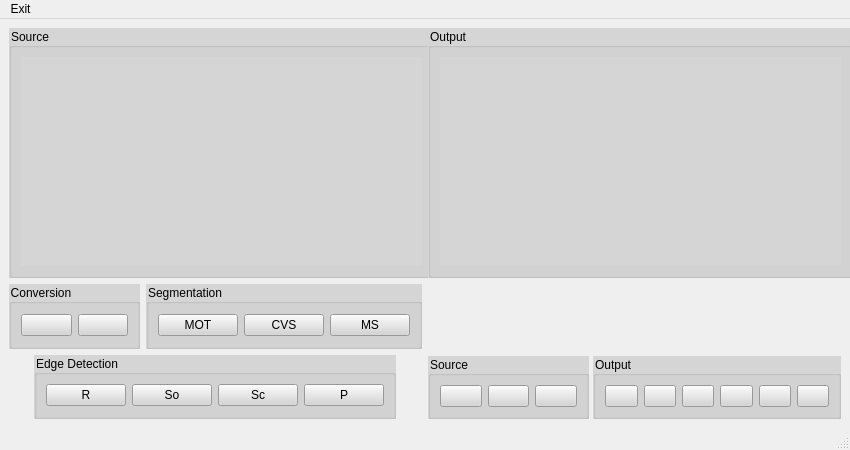
<?xml version="1.0" encoding="UTF-8"?>
<ui version="4.0">
 <class>MainWindow</class>
 <widget class="QMainWindow" name="MainWindow">
  <property name="geometry">
   <rect>
    <x>0</x>
    <y>0</y>
    <width>850</width>
    <height>450</height>
   </rect>
  </property>
  <property name="minimumSize">
   <size>
    <width>850</width>
    <height>450</height>
   </size>
  </property>
  <property name="maximumSize">
   <size>
    <width>868</width>
    <height>500</height>
   </size>
  </property>
  <property name="windowTitle">
   <string>MainWindow</string>
  </property>
  <widget class="QWidget" name="Central_Widget">
   <layout class="QGridLayout" name="gridLayout">
    <item row="0" column="0" rowspan="2">
     <layout class="QVBoxLayout" name="verticalLayout_3">
      <property name="sizeConstraint">
       <enum>QLayout::SetDefaultConstraint</enum>
      </property>
      <item>
       <widget class="QGroupBox" name="SourceImage_GroupBox">
        <property name="sizePolicy">
         <sizepolicy hsizetype="Preferred" vsizetype="Preferred">
          <horstretch>0</horstretch>
          <verstretch>0</verstretch>
         </sizepolicy>
        </property>
        <property name="minimumSize">
         <size>
          <width>425</width>
          <height>250</height>
         </size>
        </property>
        <property name="maximumSize">
         <size>
          <width>425</width>
          <height>250</height>
         </size>
        </property>
        <property name="styleSheet">
         <string notr="true">background-color: rgb(213, 213, 213);</string>
        </property>
        <property name="title">
         <string>Source</string>
        </property>
        <layout class="QGridLayout" name="gridLayout_8">
         <item row="0" column="0">
          <widget class="QLabel" name="SourceImage">
           <property name="text">
            <string/>
           </property>
          </widget>
         </item>
        </layout>
       </widget>
      </item>
      <item>
       <layout class="QHBoxLayout" name="horizontalLayout_4">
        <property name="sizeConstraint">
         <enum>QLayout::SetFixedSize</enum>
        </property>
        <item>
         <widget class="QGroupBox" name="Conversion_GroupBox">
          <property name="minimumSize">
           <size>
            <width>101</width>
            <height>42</height>
           </size>
          </property>
          <property name="styleSheet">
           <string notr="true">background-color: rgb(213, 213, 213);</string>
          </property>
          <property name="title">
           <string>Conversion</string>
          </property>
          <layout class="QGridLayout" name="gridLayout_4">
           <item row="0" column="1">
            <widget class="QPushButton" name="RGBtoHSV_PushButton">
             <property name="toolTip">
              <string>&lt;html&gt;&lt;head/&gt;&lt;body&gt;&lt;p&gt;RGB to HSV&lt;/p&gt;&lt;/body&gt;&lt;/html&gt;</string>
             </property>
             <property name="text">
              <string/>
             </property>
             <property name="icon">
              <iconset>
               <normaloff>image processing/rgb.png</normaloff>image processing/rgb.png</iconset>
             </property>
            </widget>
           </item>
           <item row="0" column="0">
            <widget class="QPushButton" name="RGBtoGrayscale_PushButton">
             <property name="toolTip">
              <string>&lt;html&gt;&lt;head/&gt;&lt;body&gt;&lt;p&gt;RGB to Grayscale&lt;/p&gt;&lt;/body&gt;&lt;/html&gt;</string>
             </property>
             <property name="text">
              <string/>
             </property>
             <property name="icon">
              <iconset>
               <normaloff>image processing/rgb-to-grayscale-icon.png</normaloff>image processing/rgb-to-grayscale-icon.png</iconset>
             </property>
            </widget>
           </item>
          </layout>
         </widget>
        </item>
        <item>
         <widget class="QGroupBox" name="Segmentation_GroupBox">
          <property name="minimumSize">
           <size>
            <width>190</width>
            <height>42</height>
           </size>
          </property>
          <property name="styleSheet">
           <string notr="true">background-color: rgb(213, 213, 213);</string>
          </property>
          <property name="title">
           <string>Segmentation</string>
          </property>
          <layout class="QGridLayout" name="gridLayout_2">
           <item row="0" column="0">
            <widget class="QPushButton" name="MOT_PushButton">
             <property name="toolTip">
              <string>&lt;html&gt;&lt;head/&gt;&lt;body&gt;&lt;p&gt;Multi Otsu Thresholding&lt;/p&gt;&lt;/body&gt;&lt;/html&gt;</string>
             </property>
             <property name="text">
              <string>MOT</string>
             </property>
            </widget>
           </item>
           <item row="0" column="1">
            <widget class="QPushButton" name="CVS_PushButton">
             <property name="toolTip">
              <string>&lt;html&gt;&lt;head/&gt;&lt;body&gt;&lt;p&gt;Chan Vese Segmentation&lt;/p&gt;&lt;/body&gt;&lt;/html&gt;</string>
             </property>
             <property name="text">
              <string>CVS</string>
             </property>
            </widget>
           </item>
           <item row="0" column="2">
            <widget class="QPushButton" name="MS_PushButton">
             <property name="toolTip">
              <string>&lt;html&gt;&lt;head/&gt;&lt;body&gt;&lt;p&gt;Morphological Snakes&lt;/p&gt;&lt;/body&gt;&lt;/html&gt;</string>
             </property>
             <property name="text">
              <string>MS</string>
             </property>
            </widget>
           </item>
          </layout>
         </widget>
        </item>
       </layout>
      </item>
      <item>
       <layout class="QHBoxLayout" name="horizontalLayout_5">
        <property name="sizeConstraint">
         <enum>QLayout::SetFixedSize</enum>
        </property>
        <item alignment="Qt::AlignHCenter">
         <widget class="QGroupBox" name="EdgeDetection_GroupBox">
          <property name="minimumSize">
           <size>
            <width>251</width>
            <height>41</height>
           </size>
          </property>
          <property name="styleSheet">
           <string notr="true">background-color: rgb(213, 213, 213);</string>
          </property>
          <property name="title">
           <string>Edge Detection</string>
          </property>
          <layout class="QGridLayout" name="gridLayout_3">
           <item row="0" column="0">
            <widget class="QPushButton" name="Roberts_PushButton">
             <property name="toolTip">
              <string>&lt;html&gt;&lt;head/&gt;&lt;body&gt;&lt;p&gt;Roberts&lt;/p&gt;&lt;/body&gt;&lt;/html&gt;</string>
             </property>
             <property name="text">
              <string>R</string>
             </property>
            </widget>
           </item>
           <item row="0" column="1">
            <widget class="QPushButton" name="Sobel_PushButton">
             <property name="toolTip">
              <string>&lt;html&gt;&lt;head/&gt;&lt;body&gt;&lt;p&gt;Sobel&lt;/p&gt;&lt;/body&gt;&lt;/html&gt;</string>
             </property>
             <property name="text">
              <string>So</string>
             </property>
            </widget>
           </item>
           <item row="0" column="2">
            <widget class="QPushButton" name="Scharr_PushButton">
             <property name="toolTip">
              <string>&lt;html&gt;&lt;head/&gt;&lt;body&gt;&lt;p&gt;Scharr&lt;/p&gt;&lt;/body&gt;&lt;/html&gt;</string>
             </property>
             <property name="text">
              <string>Sc</string>
             </property>
            </widget>
           </item>
           <item row="0" column="3">
            <widget class="QPushButton" name="Prewitt_PushButton">
             <property name="toolTip">
              <string>&lt;html&gt;&lt;head/&gt;&lt;body&gt;&lt;p&gt;Prewitt&lt;/p&gt;&lt;/body&gt;&lt;/html&gt;</string>
             </property>
             <property name="text">
              <string>P</string>
             </property>
            </widget>
           </item>
          </layout>
         </widget>
        </item>
       </layout>
      </item>
     </layout>
    </item>
    <item row="0" column="1">
     <widget class="QGroupBox" name="OutputImage_GroupBox">
      <property name="sizePolicy">
       <sizepolicy hsizetype="Preferred" vsizetype="Preferred">
        <horstretch>0</horstretch>
        <verstretch>0</verstretch>
       </sizepolicy>
      </property>
      <property name="minimumSize">
       <size>
        <width>425</width>
        <height>250</height>
       </size>
      </property>
      <property name="maximumSize">
       <size>
        <width>425</width>
        <height>250</height>
       </size>
      </property>
      <property name="styleSheet">
       <string notr="true">background-color: rgb(213, 213, 213);</string>
      </property>
      <property name="title">
       <string>Output</string>
      </property>
      <layout class="QGridLayout" name="gridLayout_10">
       <item row="0" column="0">
        <widget class="QLabel" name="OutputImage">
         <property name="text">
          <string/>
         </property>
        </widget>
       </item>
      </layout>
     </widget>
    </item>
    <item row="1" column="1">
     <layout class="QHBoxLayout" name="horizontalLayout_6">
      <property name="spacing">
       <number>4</number>
      </property>
      <property name="sizeConstraint">
       <enum>QLayout::SetMinimumSize</enum>
      </property>
      <item alignment="Qt::AlignBottom">
       <widget class="QGroupBox" name="Source_GroupBox">
        <property name="minimumSize">
         <size>
          <width>161</width>
          <height>42</height>
         </size>
        </property>
        <property name="styleSheet">
         <string notr="true">background-color: rgb(213, 213, 213);</string>
        </property>
        <property name="title">
         <string>Source</string>
        </property>
        <layout class="QGridLayout" name="gridLayout_5">
         <item row="0" column="0">
          <widget class="QPushButton" name="OpenSource_PushButton">
           <property name="toolTip">
            <string>&lt;html&gt;&lt;head/&gt;&lt;body&gt;&lt;p&gt;Open Source&lt;/p&gt;&lt;/body&gt;&lt;/html&gt;</string>
           </property>
           <property name="text">
            <string/>
           </property>
           <property name="icon">
            <iconset>
             <normaloff>image processing/source-file-icon.png</normaloff>image processing/source-file-icon.png</iconset>
           </property>
          </widget>
         </item>
         <item row="0" column="1">
          <widget class="QPushButton" name="ExportAsSource_PushButton">
           <property name="toolTip">
            <string>&lt;html&gt;&lt;head/&gt;&lt;body&gt;&lt;p&gt;Export As Source&lt;/p&gt;&lt;/body&gt;&lt;/html&gt;</string>
           </property>
           <property name="text">
            <string/>
           </property>
           <property name="icon">
            <iconset>
             <normaloff>image processing/export.png</normaloff>image processing/export.png</iconset>
           </property>
          </widget>
         </item>
         <item row="0" column="2">
          <widget class="QPushButton" name="ClearSource_PushButton">
           <property name="toolTip">
            <string>&lt;html&gt;&lt;head/&gt;&lt;body&gt;&lt;p&gt;Clear Source&lt;/p&gt;&lt;/body&gt;&lt;/html&gt;</string>
           </property>
           <property name="text">
            <string/>
           </property>
           <property name="icon">
            <iconset>
             <normaloff>image processing/Clear-icon.png</normaloff>image processing/Clear-icon.png</iconset>
           </property>
          </widget>
         </item>
        </layout>
       </widget>
      </item>
      <item alignment="Qt::AlignBottom">
       <widget class="QGroupBox" name="Output_GroupBox">
        <property name="minimumSize">
         <size>
          <width>166</width>
          <height>42</height>
         </size>
        </property>
        <property name="styleSheet">
         <string notr="true">background-color: rgb(213, 213, 213);</string>
        </property>
        <property name="title">
         <string>Output</string>
        </property>
        <layout class="QGridLayout" name="gridLayout_9">
         <item row="0" column="0">
          <widget class="QPushButton" name="SaveOutput_PushButton">
           <property name="toolTip">
            <string>&lt;html&gt;&lt;head/&gt;&lt;body&gt;&lt;p&gt;Save Output&lt;/p&gt;&lt;/body&gt;&lt;/html&gt;</string>
           </property>
           <property name="text">
            <string/>
           </property>
           <property name="icon">
            <iconset>
             <normaloff>image processing/Save-icon.png</normaloff>image processing/Save-icon.png</iconset>
           </property>
          </widget>
         </item>
         <item row="0" column="1">
          <widget class="QPushButton" name="SaveAsOutput_PushButton">
           <property name="toolTip">
            <string>&lt;html&gt;&lt;head/&gt;&lt;body&gt;&lt;p&gt;Save As Output&lt;/p&gt;&lt;/body&gt;&lt;/html&gt;</string>
           </property>
           <property name="text">
            <string/>
           </property>
           <property name="icon">
            <iconset>
             <normaloff>image processing/Save-as-icon.png</normaloff>image processing/Save-as-icon.png</iconset>
           </property>
          </widget>
         </item>
         <item row="0" column="2">
          <widget class="QPushButton" name="ExportAsOutput_PushButton">
           <property name="toolTip">
            <string>&lt;html&gt;&lt;head/&gt;&lt;body&gt;&lt;p&gt;Export As Output&lt;/p&gt;&lt;/body&gt;&lt;/html&gt;</string>
           </property>
           <property name="text">
            <string/>
           </property>
           <property name="icon">
            <iconset>
             <normaloff>image processing/export.png</normaloff>image processing/export.png</iconset>
           </property>
          </widget>
         </item>
         <item row="0" column="3">
          <widget class="QPushButton" name="ClearOutput_PushButton">
           <property name="toolTip">
            <string>&lt;html&gt;&lt;head/&gt;&lt;body&gt;&lt;p&gt;Clear Output&lt;/p&gt;&lt;/body&gt;&lt;/html&gt;</string>
           </property>
           <property name="text">
            <string/>
           </property>
           <property name="icon">
            <iconset>
             <normaloff>image processing/Clear-icon.png</normaloff>image processing/Clear-icon.png</iconset>
           </property>
          </widget>
         </item>
         <item row="0" column="4">
          <widget class="QPushButton" name="UndoOutput_PushButton">
           <property name="toolTip">
            <string>&lt;html&gt;&lt;head/&gt;&lt;body&gt;&lt;p&gt;Undo Output&lt;/p&gt;&lt;/body&gt;&lt;/html&gt;</string>
           </property>
           <property name="text">
            <string/>
           </property>
           <property name="icon">
            <iconset>
             <normaloff>image processing/Undo-icon.png</normaloff>image processing/Undo-icon.png</iconset>
           </property>
          </widget>
         </item>
         <item row="0" column="5">
          <widget class="QPushButton" name="RedoOutput_PushButton">
           <property name="toolTip">
            <string>&lt;html&gt;&lt;head/&gt;&lt;body&gt;&lt;p&gt;Redo Output&lt;/p&gt;&lt;/body&gt;&lt;/html&gt;</string>
           </property>
           <property name="text">
            <string/>
           </property>
           <property name="icon">
            <iconset>
             <normaloff>image processing/Redo-icon.png</normaloff>image processing/Redo-icon.png</iconset>
           </property>
          </widget>
         </item>
        </layout>
       </widget>
      </item>
     </layout>
    </item>
   </layout>
  </widget>
  <widget class="QMenuBar" name="menubar">
   <property name="geometry">
    <rect>
     <x>0</x>
     <y>0</y>
     <width>850</width>
     <height>18</height>
    </rect>
   </property>
   <widget class="QMenu" name="menuExit">
    <property name="title">
     <string>Exit</string>
    </property>
    <addaction name="actionExit"/>
   </widget>
   <addaction name="menuExit"/>
  </widget>
  <widget class="QStatusBar" name="statusbar"/>
  <action name="actionExit">
   <property name="text">
    <string>Exit</string>
   </property>
  </action>
 </widget>
 <resources/>
 <connections/>
</ui>
